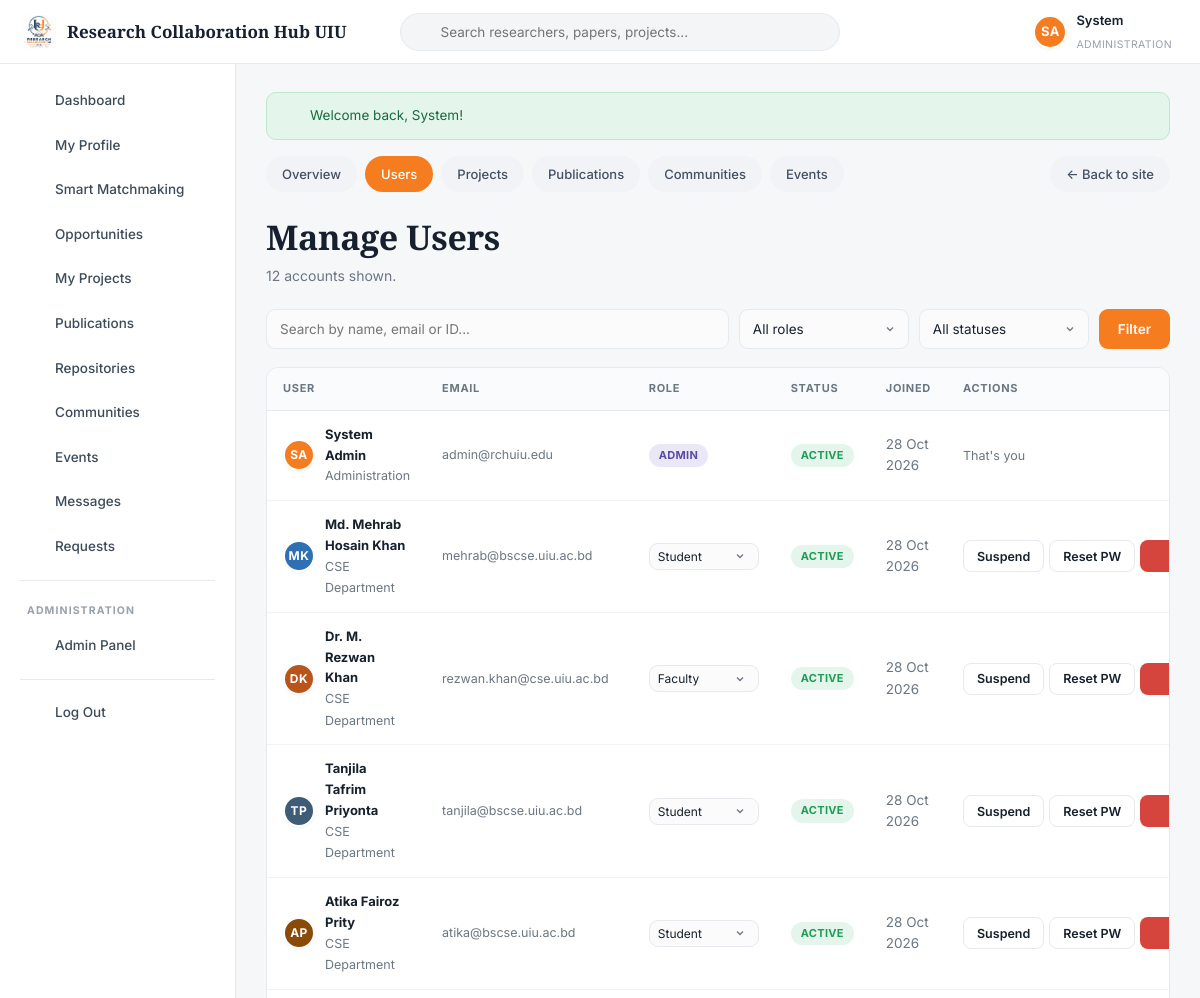
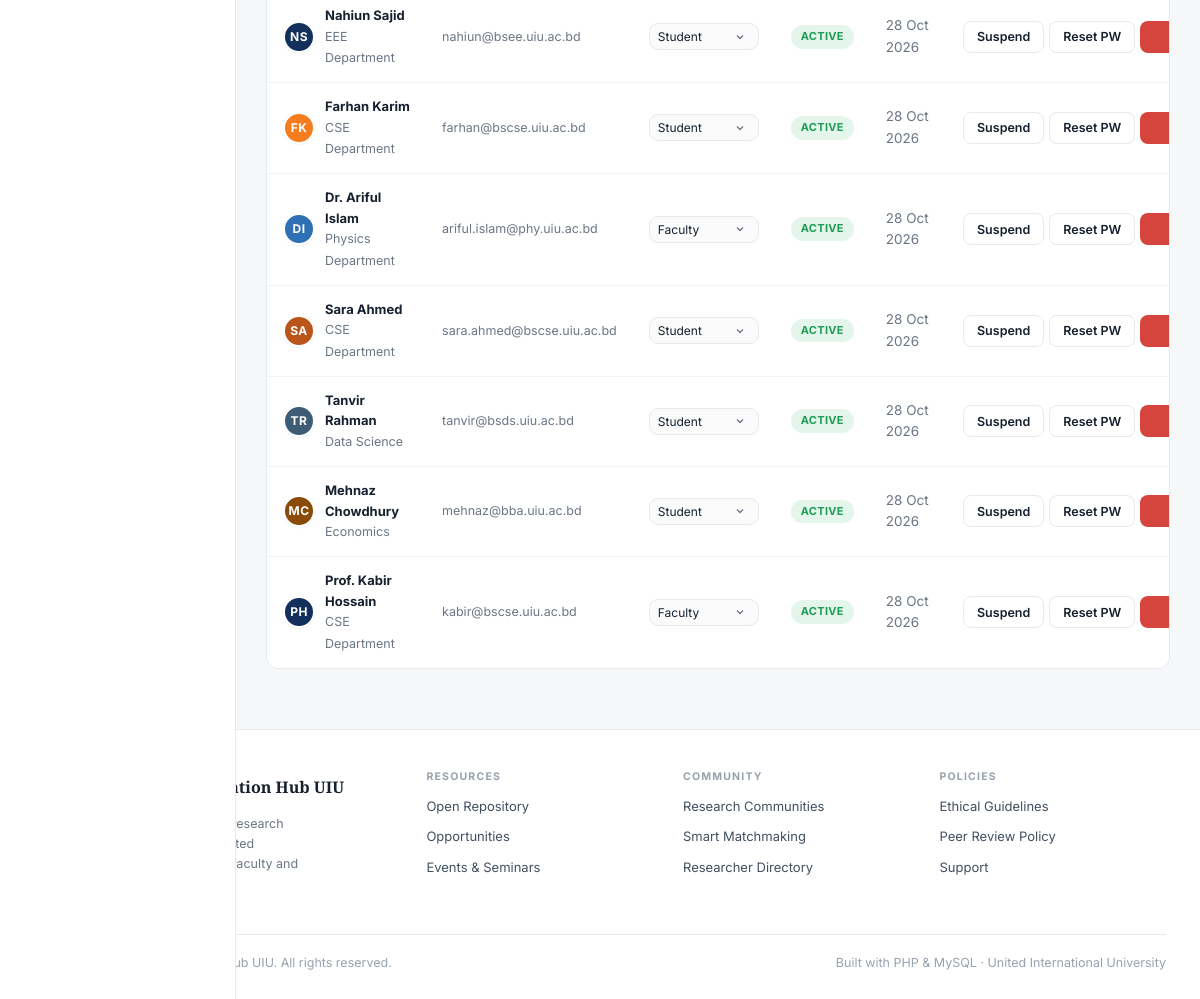
The page /admin/users.php (signed in) on the database its author committed (2 pictures, top to bottom).
### tables this page shows
CREATE TABLE `users` (
  `id`                INT AUTO_INCREMENT PRIMARY KEY,
  `first_name`        VARCHAR(60)  NOT NULL,
  `last_name`         VARCHAR(60)  NOT NULL,
  `email`             VARCHAR(150) NOT NULL UNIQUE,
  `password`          VARCHAR(255) NOT NULL,
  `role`              ENUM('student','faculty','admin') NOT NULL DEFAULT 'student',
  `researcher_type`   ENUM('student_academic','corporate','gov_ngo','medical','non_researcher') DEFAULT 'student_academic',
  `department`        VARCHAR(100) DEFAULT NULL,
  `university`        VARCHAR(150) DEFAULT 'United International University',
  `designation`       VARCHAR(120) DEFAULT NULL,
  `trimester`         VARCHAR(30)  DEFAULT NULL,
  `student_id`        VARCHAR(30)  DEFAULT NULL,
  `cgpa`              DECIMAL(3,2) DEFAULT NULL,
  `bio`               TEXT         DEFAULT NULL,
  `avatar`            VARCHAR(255) DEFAULT NULL,
  `cover`             VARCHAR(255) DEFAULT NULL,
  `phone`             VARCHAR(40)  DEFAULT NULL,
  `city`              VARCHAR(80)  DEFAULT 'Dhaka',
  `linkedin`          VARCHAR(200) DEFAULT NULL,
  `orcid`             VARCHAR(60)  DEFAULT NULL,
  `website`           VARCHAR(200) DEFAULT NULL,
  `availability`      VARCHAR(60)  DEFAULT NULL,
  `preferred_team`    VARCHAR(40)  DEFAULT NULL,
  `open_to_collab`    TINYINT(1)   NOT NULL DEFAULT 1,
  `status`            ENUM('active','suspended') NOT NULL DEFAULT 'active',
  `created_at`        DATETIME     NOT NULL DEFAULT CURRENT_TIMESTAMP
);

### config/database.php (called while the page is built, shortened)
<?php
function db(): PDO
{
    static $pdo = null;
    if ($pdo instanceof PDO) {
        return $pdo;
    }
    $dsn = 'mysql:host=' . DB_HOST . ';dbname=' . DB_NAME . ';charset=' . DB_CHARSET;
    try {
        $pdo = new PDO($dsn, DB_USER, DB_PASS, [
            PDO::ATTR_ERRMODE            => PDO::ERRMODE_EXCEPTION,
            PDO::ATTR_DEFAULT_FETCH_MODE => PDO::FETCH_ASSOC,
            PDO::ATTR_EMULATE_PREPARES   => false,
        ]);
    } catch (PDOException $e) {
        die(
            '<div style="font-family:system-ui;max-width:640px;margin:80px auto;padding:28px;'
          . 'border:1px solid #e3e6ea;border-radius:12px;background:#fff">'
          . '<h2 style="color:#12305B;margin:0 0 10px">Database connection failed</h2>'
          . '<p style="color:#5b6472;line-height:1.6">PHP could not reach MySQL. Check that:</p>'
          . '<ol style="color:#5b6472;line-height:1.8">'
          . '<li><strong>Apache</strong> and <strong>MySQL</strong> are both running in the XAMPP Control Panel.</li>'
          . '<li>You imported <code>database/rch_uiu.sql</code> in phpMyAdmin.</li>'
          . '<li>The credentials in <code>config/config.php</code> match your MySQL setup.</li>'
          . '</ol>'
          . '<p style="color:#98a1ae;font-size:13px">MySQL says: ' . htmlspecialchars($e->getMessage()) . '</p>'
          . '</div>'
        );
    }
    return $pdo;
}
function q(string $sql, array $params = []): PDOStatement
{
    $stmt = db()->prepare($sql);
    $stmt->execute($params);
    return $stmt;
}
function fetchOne(string $sql, array $params = []): ?array
{
    $row = q($sql, $params)->fetch();
    return $row === false ? null : $row;
}
function fetchAll(string $sql, array $params = []): array
{
    return q($sql, $params)->fetchAll();
}

### admin/users.php (the view, shortened to what this page needs)
<?php
requireRole('admin');
$keyword = (string)input('q');
$sql    = 'SELECT * FROM users WHERE 1=1';
$params = [];
$sql .= ' ORDER BY created_at DESC';
$users = fetchAll($sql, $params);
require_once ROOT_PATH . '/includes/header.php';
require_once __DIR__ . '/nav.php';
?>
<div class="page-head">
  <div>
    <h1>Manage Users</h1>
    <p class="sub"><?= count($users) ?> account<?= count($users) === 1 ? '' : 's' ?> shown.</p>
  </div>
</div>
<form class="filterbar" method="get">
  <input class="grow" type="search" name="q" value="<?= e($keyword) ?>" placeholder="Search by name, email or ID...">
  <select name="role">
    <option value="">All roles</option>
  </select>
  <select name="status">
    <option value="">All statuses</option>
  </select>
  <button class="btn btn-primary" type="submit">Filter</button>
</form>
<div class="table-wrap">
  <table class="data">
    <thead>
      <tr><th>User</th><th>Email</th><th>Role</th><th>Status</th><th>Joined</th><th>Actions</th></tr>
    </thead>
    <tbody>
    <?php foreach ($users as $u): $self = ((int)$u['id'] === (int)$me['id']); ?>
      <tr>
        <td>
          <a class="flex" style="text-decoration:none;color:inherit"
             href="<?= url('profile.php?id=' . (int)$u['id']) ?>">
            <?= avatar($u, 32) ?>
            <span>
              <strong style="font-size:13px;display:block"><?= e(fullName($u)) ?></strong>
              <span class="muted-sm"><?= e($u['department'] ?: '--') ?></span>
            </span>
          </a>
        </td>
        <td class="muted" style="font-size:12.5px"><?= e($u['email']) ?></td>
        <td>
          <?php if ($self): ?>
            <?= roleBadge($u['role']) ?>
          <?php else: ?>
            <form method="post" class="flex" style="gap:5px">
              <select name="role" onchange="this.form.submit()" style="width:110px;padding:5px 8px;font-size:12px">
                <?php foreach (['student', 'faculty', 'admin'] as $r): ?>
                  <option value="<?= $r ?>" <?= $u['role'] === $r ? 'selected' : '' ?>><?= ucfirst($r) ?></option>
                <?php endforeach; ?>
              </select>
            </form>
          <?php endif; ?>
        </td>
        <td>
          <span class="badge badge-<?= $u['status'] === 'active' ? 'completed' : 'grey' ?>">
            <?= e($u['status']) ?></span>
        </td>
        <td class="muted"><?= fmtDate($u['created_at']) ?></td>
        <td>
          <?php if ($self): ?>
            <span class="muted-sm">That's you</span>
          <?php else: ?>
            <div class="flex" style="gap:5px">
              <form method="post"><?= csrfField() ?>
                <button class="btn btn-outline btn-sm" type="submit">
                  <?= $u['status'] === 'active' ? 'Suspend' : 'Activate' ?></button>
              </form>
              <form method="post"><?= csrfField() ?>
                <button class="btn btn-outline btn-sm" type="submit"
                        data-confirm="Set a temporary password for this user?">Reset PW</button>
              </form>
              <form method="post"><?= csrfField() ?>
                <button class="btn btn-danger btn-sm" type="submit"
                        data-confirm="Delete this account and everything it posted? This cannot be undone.">
                  <?= icon('trash', 13) ?></button>
              </form>
            </div>
          <?php endif; ?>
        </td>
      </tr>
    <?php endforeach; ?>
    </tbody>
  </table>
</div>
<?php require_once ROOT_PATH . '/includes/footer.php'; ?>

### includes/header.php (shortened to what this page needs)
<?php
require_once ROOT_PATH . '/includes/icons.php';
$layout    = $layout    ?? (isLoggedIn() ? 'app' : 'public');
$me        = currentUser();
?>
<!DOCTYPE html>
<html lang="en">
<head>
<link rel="stylesheet" href="<?= url('assets/css/style.css') ?>">
</head>
<body class="layout-<?= e($layout) ?>">
<?php if ($layout === 'app'): ?>
<header class="topbar">
  <button class="icon-btn menu-toggle" id="menuToggle" aria-label="Toggle menu"><?= icon('menu', 20) ?></button>
  <a class="brand" href="<?= url('dashboard.php') ?>">
    <img src="<?= url('assets/img/logo.jpg') ?>" alt="Logo">
    <span class="brand-name"><?= e(SITE_NAME) ?></span>
  </a>
  <form class="topsearch" action="<?= url('search.php') ?>" method="get" role="search">
    <span class="ico"><?= icon('search', 16) ?></span>
    <input type="search" name="q" placeholder="Search researchers, papers, projects..."
           value="<?= e($_GET['q'] ?? '') ?>">
  </form>
  <div class="topactions">
    <a class="icon-btn" href="<?= url('notifications.php') ?>" title="Notifications">
      <?= icon('bell', 19) ?>
    </a>
    <a class="icon-btn" href="<?= url('messages.php') ?>" title="Messages">
      <?= icon('mail', 19) ?>
    </a>
    <a class="topuser" href="<?= url('profile.php') ?>">
      <?= avatar($me, 34) ?>
      <span>
        <span class="nm"><?= e($me['first_name']) ?></span><br>
        <span class="rl"><?= e($me['department'] ?: ucfirst($me['role'])) ?></span>
      </span>
    </a>
  </div>
</header>
<div class="app">
  <nav class="sidebar" id="sidebar">
    <a href="<?= url('dashboard.php') ?>"     class="<?= isActive('dashboard.php') ? 'active' : '' ?>"><?= icon('dashboard') ?> Dashboard</a>
    <a href="<?= url('profile.php') ?>"       class="<?= isActive('profile.php') || isActive('profile_edit.php') ? 'active' : '' ?>"><?= icon('user') ?> My Profile</a>
    <a href="<?= url('matchmaking.php') ?>"   class="<?= isActive('matchmaking.php') ? 'active' : '' ?>"><?= icon('sparkle') ?> Smart Matchmaking</a>
    <a href="<?= url('opportunities.php') ?>" class="<?= isActive('opportunities.php') || isActive('opportunity.php') ? 'active' : '' ?>"><?= icon('bulb') ?> Opportunities</a>
    <a href="<?= url('projects.php') ?>"      class="<?= isActive('projects.php') || isActive('project.php') || isActive('project_form.php') ? 'active' : '' ?>"><?= icon('folder') ?> My Projects</a>
    <a href="<?= url('publications.php') ?>"  class="<?= isActive('publications.php') || isActive('publication.php') ? 'active' : '' ?>"><?= icon('file') ?> Publications</a>
    <a href="<?= url('repository.php') ?>"    class="<?= isActive('repository.php') ? 'active' : '' ?>"><?= icon('layers') ?> Repositories</a>
    <a href="<?= url('communities.php') ?>"   class="<?= isActive('communities.php') || isActive('community.php') || isActive('post.php') ? 'active' : '' ?>"><?= icon('users') ?> Communities</a>
    <a href="<?= url('events.php') ?>"        class="<?= isActive('events.php') ? 'active' : '' ?>"><?= icon('calendar') ?> Events</a>
    <a href="<?= url('messages.php') ?>"      class="<?= isActive('messages.php') ? 'active' : '' ?>">
      <?= icon('mail') ?> Messages
    </a>
    <a href="<?= url('requests.php') ?>"      class="<?= isActive('requests.php') ? 'active' : '' ?>"><?= icon('user-plus') ?> Requests</a>
    <?php if ($me['role'] === 'admin'): ?>
      <div class="sidebar-sep"></div>
      <div class="sidebar-label">Administration</div>
      <a href="<?= url('admin/index.php') ?>"><?= icon('shield') ?> Admin Panel</a>
    <?php endif; ?>
    <div class="sidebar-sep"></div>
    <a href="<?= url('logout.php') ?>"><?= icon('logout') ?> Log Out</a>
  </nav>
  <main class="app-main">
    <?php foreach (getFlashes() as $f): ?>
      <div class="alert alert-<?= e($f['type']) ?>"><?= icon($f['type'] === 'success' ? 'check-circle' : 'help', 17) ?><span><?= e($f['message']) ?></span></div>
    <?php endforeach; ?>
<?php endif; ?>

### includes/icons.php (shortened to what this page needs)
<?php
function icon(string $name, int $size = 18, string $class = ''): string
{
    $body = $paths[$name] ?? $paths['help'];
    return '<svg class="ic ' . htmlspecialchars($class) . '" xmlns="http://www.w3.org/2000/svg" width="' . $size
         . '" height="' . $size . '" viewBox="0 0 24 24" fill="none" stroke="currentColor" stroke-width="1.9"'
         . ' stroke-linecap="round" stroke-linejoin="round" aria-hidden="true">' . $body . '</svg>';
}

### includes/functions.php (shortened to what this page needs)
<?php
function e($value): string
{
    return htmlspecialchars((string)$value, ENT_QUOTES, 'UTF-8');
}
function url(string $path = ''): string
{
    return BASE_URL . ltrim($path, '/');
}
function getFlashes(): array
{
    $f = $_SESSION['flash'] ?? [];
    return $f;
}
function isLoggedIn(): bool
{
    return !empty($_SESSION['user_id']);
}
function currentUser(): ?array
{
    static $user = null;
    static $loaded = false;
    if ($loaded) { return $user; }
    $loaded = true;
    $user = fetchOne('SELECT * FROM users WHERE id = ? AND status = "active"', [$_SESSION['user_id']]);
    return $user;
}
function requireRole(string ...$roles): void
{
    $user = currentUser();
}
function fullName(array $user): string
{
    return trim($user['first_name'] . ' ' . $user['last_name']);
}
function initials(array $user): string
{
    return strtoupper(substr($user['first_name'], 0, 1) . substr($user['last_name'], 0, 1));
}
function avatarUrl(?array $user): string
{
    return '';
}
function avatar(?array $user, int $size = 40, string $extraClass = ''): string
{
    $src = avatarUrl($user);
    $style = 'width:' . $size . 'px;height:' . $size . 'px;';
    $palette = ['#12305B', '#F57C1F', '#2F6FB3', '#B9541B', '#3E5C76', '#8A4B08'];
    $bg      = $palette[((int)$user['id']) % count($palette)];
    $font    = max(10, (int)round($size * 0.38));
    return '<span class="avatar avatar-initials ' . e($extraClass) . '" style="' . $style
         . 'background:' . $bg . ';font-size:' . $font . 'px" title="' . e(fullName($user)) . '">'
         . e(initials($user)) . '</span>';
}
function roleBadge(string $role): string
{
    $map = ['student' => 'Student', 'faculty' => 'Faculty', 'admin' => 'Admin'];
    return '<span class="badge badge-' . e($role) . '">' . e($map[$role] ?? $role) . '</span>';
}
function fmtDate(?string $datetime, string $format = 'd M Y'): string
{
    return $datetime ? date($format, strtotime($datetime)) : '--';
}
function input(string $key, $default = '')
{
    $v = $_POST[$key] ?? $_GET[$key] ?? $default;
    return is_string($v) ? trim($v) : $v;
}
function isActive(string $page): bool
{
    return basename($_SERVER['PHP_SELF']) === $page;
}

### rows shown on the page
users: initials($user) "SA", first_name "System", department "ADMINISTRATION", fullName($u) "System Admin", department "Administration", email "admin@rchuiu.edu", role "ADMIN", status "ACTIVE", created_at "28 Oct 2026", shows "That's you"
users: initials($user) "MK", fullName($u) "Md. Mehrab Hosain Khan", department "CSE Department", email "mehrab@bscse.uiu.ac.bd", role "Student", status "ACTIVE", created_at "28 Oct 2026", shows "Suspend", $size 13 (drawn)
users: initials($user) "DK", fullName($u) "Dr. M. Rezwan Khan", department "CSE Department", email "rezwan.khan@cse.uiu.ac.bd", role "Faculty", status "ACTIVE", created_at "28 Oct 2026", shows "Suspend", $size 13 (drawn)
users: initials($user) "TP", fullName($u) "Tanjila Tafrim Priyonta", department "CSE Department", email "tanjila@bscse.uiu.ac.bd", role "Student", status "ACTIVE", created_at "28 Oct 2026", shows "Suspend", $size 13 (drawn)
users: initials($user) "AP", fullName($u) "Atika Fairoz Prity", department "CSE Department", email "atika@bscse.uiu.ac.bd", role "Student", status "ACTIVE", created_at "28 Oct 2026", shows "Suspend", $size 13 (drawn)
users: initials($user) "NS", fullName($u) "Nahiun Sajid", department "EEE Department", email "nahiun@bsee.uiu.ac.bd", role "Student", status "ACTIVE", created_at "28 Oct 2026", shows "Suspend", $size 13 (drawn)
users: initials($user) "FK", fullName($u) "Farhan Karim", department "CSE Department", email "farhan@bscse.uiu.ac.bd", role "Student", status "ACTIVE", created_at "28 Oct 2026", shows "Suspend", $size 13 (drawn)
users: initials($user) "DI", fullName($u) "Dr. Ariful Islam", department "Physics Department", email "ariful.islam@phy.uiu.ac.bd", role "Faculty", status "ACTIVE", created_at "28 Oct 2026", shows "Suspend", $size 13 (drawn)
users: initials($user) "SA", fullName($u) "Sara Ahmed", department "CSE Department", email "sara.ahmed@bscse.uiu.ac.bd", role "Student", status "ACTIVE", created_at "28 Oct 2026", shows "Suspend", $size 13 (drawn)
users: initials($user) "TR", fullName($u) "Tanvir Rahman", department "Data Science", email "tanvir@bsds.uiu.ac.bd", role "Student", status "ACTIVE", created_at "28 Oct 2026", shows "Suspend", $size 13 (drawn)
users: initials($user) "MC", fullName($u) "Mehnaz Chowdhury", department "Economics", email "mehnaz@bba.uiu.ac.bd", role "Student", status "ACTIVE", created_at "28 Oct 2026", shows "Suspend", $size 13 (drawn)
users: initials($user) "PH", fullName($u) "Prof. Kabir Hossain", department "CSE Department", email "kabir@bscse.uiu.ac.bd", role "Faculty", status "ACTIVE", created_at "28 Oct 2026", shows "Suspend", $size 13 (drawn)

### other values the page prints
SITE_NAME "Research Collaboration Hub UIU"
$f['message'] "Welcome back, System!"
$label "Overview"
$label "Users"
$label "Projects"
$label "Publications"
$label "Communities"
$label "Events"
count($users) "12"
